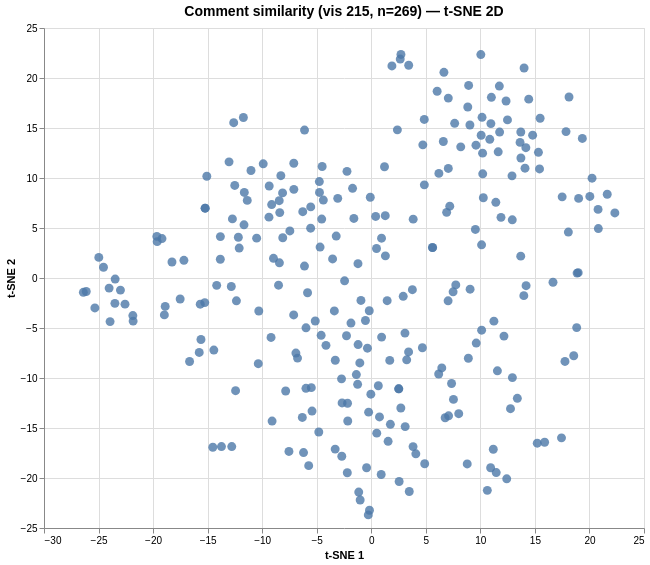

Vega-Lite specification stored for this chart:
### Vega specification from a JSON file in a GitHub repository (floating-point values rounded to 4 significant figures; data arrays with more than 128 entries replaced by an {"elided": "..."} marker saying what was removed)
{"$schema": "https://vega.github.io/schema/vega/v6.json", "data": [{"name": "param_1e9efca18e7a2868_store"}, {"name": "source_0", "values": {"elided": "269 records"}}, {"name": "source_0_x_domain_dim_1", "values": [{"min": -26.39, "max": 22.33}]}, {"name": "source_0_y_domain_dim_2", "values": [{"min": -23.69, "max": 22.36}]}], "signals": [{"name": "unit", "value": {}, "on": [{"events": "pointermove", "update": "isTuple(group()) ? group() : unit"}]}, {"name": "param_1e9efca18e7a2868", "update": "vlSelectionResolve(\"param_1e9efca18e7a2868_store\", \"union\")"}, {"name": "param_1e9efca18e7a2868_dim_1", "on": [{"events": [{"source": "view", "type": "dblclick"}], "update": "null"}, {"events": {"signal": "param_1e9efca18e7a2868_translate_delta"}, "update": "panLinear(param_1e9efca18e7a2868_translate_anchor.extent_x, -param_1e9efca18e7a2868_translate_delta.x / width)"}, {"events": {"signal": "param_1e9efca18e7a2868_zoom_delta"}, "update": "zoomLinear(domain(\"x\"), param_1e9efca18e7a2868_zoom_anchor.x, param_1e9efca18e7a2868_zoom_delta)"}]}, {"name": "param_1e9efca18e7a2868_dim_2", "on": [{"events": [{"source": "view", "type": "dblclick"}], "update": "null"}, {"events": {"signal": "param_1e9efca18e7a2868_translate_delta"}, "update": "panLinear(param_1e9efca18e7a2868_translate_anchor.extent_y, param_1e9efca18e7a2868_translate_delta.y / height)"}, {"events": {"signal": "param_1e9efca18e7a2868_zoom_delta"}, "update": "zoomLinear(domain(\"y\"), param_1e9efca18e7a2868_zoom_anchor.y, param_1e9efca18e7a2868_zoom_delta)"}]}, {"name": "param_1e9efca18e7a2868_tuple", "on": [{"events": [{"signal": "param_1e9efca18e7a2868_dim_1 || param_1e9efca18e7a2868_dim_2"}], "update": "param_1e9efca18e7a2868_dim_1 && param_1e9efca18e7a2868_dim_2 ? {unit: \"\", fields: param_1e9efca18e7a2868_tuple_fields, values: [param_1e9efca18e7a2868_dim_1,param_1e9efca18e7a2868_dim_2]} : null"}]}, {"name": "param_1e9efca18e7a2868_tuple_fields", "value": [{"field": "dim_1", "channel": "x", "type": "R"}, {"field": "dim_2", "channel": "y", "type": "R"}]}, {"name": "param_1e9efca18e7a2868_translate_anchor", "value": {}, "on": [{"events": [{"source": "scope", "type": "pointerdown"}], "update": "{x: x(unit), y: y(unit), extent_x: domain(\"x\"), extent_y: domain(\"y\")}"}]}, {"name": "param_1e9efca18e7a2868_translate_delta", "value": {}, "on": [{"events": [{"source": "window", "between": [{"source": "scope", "type": "pointerdown"}, {"source": "window", "type": "pointerup"}], "type": "pointermove", "consume": true}], "update": "{x: param_1e9efca18e7a2868_translate_anchor.x - x(unit), y: param_1e9efca18e7a2868_translate_anchor.y - y(unit)}"}]}, {"name": "param_1e9efca18e7a2868_zoom_anchor", "on": [{"events": [{"source": "scope", "type": "wheel", "consume": true}], "update": "{x: invert(\"x\", x(unit)), y: invert(\"y\", y(unit))}"}]}, {"name": "param_1e9efca18e7a2868_zoom_delta", "on": [{"events": [{"source": "scope", "type": "wheel", "consume": true}], "update": "pow(1.001, event.deltaY * pow(16, event.deltaMode))", "force": true}]}, {"name": "param_1e9efca18e7a2868_modify", "on": [{"events": {"signal": "param_1e9efca18e7a2868_tuple"}, "update": "modify(\"param_1e9efca18e7a2868_store\", param_1e9efca18e7a2868_tuple, true)"}]}], "marks": [{"type": "symbol", "name": "marks", "from": {"data": "source_0"}, "encode": {"update": {"shape": {"value": "circle"}, "tooltip": {"signal": "{\"Comment #\": format(datum[\"index\"], \"\"), \"Comment\": isValid(datum[\"comment\"]) ? datum[\"comment\"] : \"\"+datum[\"comment\"]}"}, "opacity": {"value": 0.8}, "size": {"value": 80}, "y": {"field": "dim_2", "scale": "y"}, "x": {"field": "dim_1", "scale": "x"}, "fill": {"value": "#4c78a8"}}}, "style": ["circle"], "interactive": true, "clip": true}], "scales": [{"name": "x", "type": "linear", "domain": [{"signal": "(data(\"source_0_x_domain_dim_1\")[0] || {}).min"}, {"signal": "(data(\"source_0_x_domain_dim_1\")[0] || {}).max"}], "range": [0, {"signal": "width"}], "domainRaw": {"signal": "param_1e9efca18e7a2868[\"dim_1\"]"}, "nice": true, "zero": true}, {"name": "y", "type": "linear", "domain": [{"signal": "(data(\"source_0_y_domain_dim_2\")[0] || {}).min"}, {"signal": "(data(\"source_0_y_domain_dim_2\")[0] || {}).max"}], "range": [{"signal": "height"}, 0], "nice": true, "zero": true, "domainRaw": {"signal": "param_1e9efca18e7a2868[\"dim_2\"]"}}], "axes": [{"scale": "x", "domain": false, "aria": false, "ticks": false, "orient": "bottom", "gridScale": "y", "tickCount": {"signal": "ceil(width/40)"}, "minExtent": 0, "maxExtent": 0, "labels": false, "zindex": 0, "grid": true}, {"scale": "y", "labels": false, "minExtent": 0, "domain": false, "grid": true, "tickCount": {"signal": "ceil(height/40)"}, "gridScale": "x", "maxExtent": 0, "ticks": false, "zindex": 0, "aria": false, "orient": "left"}, {"scale": "x", "zindex": 0, "title": "t-SNE 1", "labelFlush": true, "orient": "bottom", "tickCount": {"signal": "ceil(width/40)"}, "labelOverlap": true, "grid": false}, {"scale": "y", "grid": false, "title": "t-SNE 2", "orient": "left", "labelOverlap": true, "zindex": 0, "tickCount": {"signal": "ceil(height/40)"}}], "title": {"text": "Comment similarity (vis 215, n=269) — t-SNE 2D", "fontSize": 14, "frame": "group"}, "style": "cell", "height": 500, "padding": 5, "width": 600, "background": "white"}
